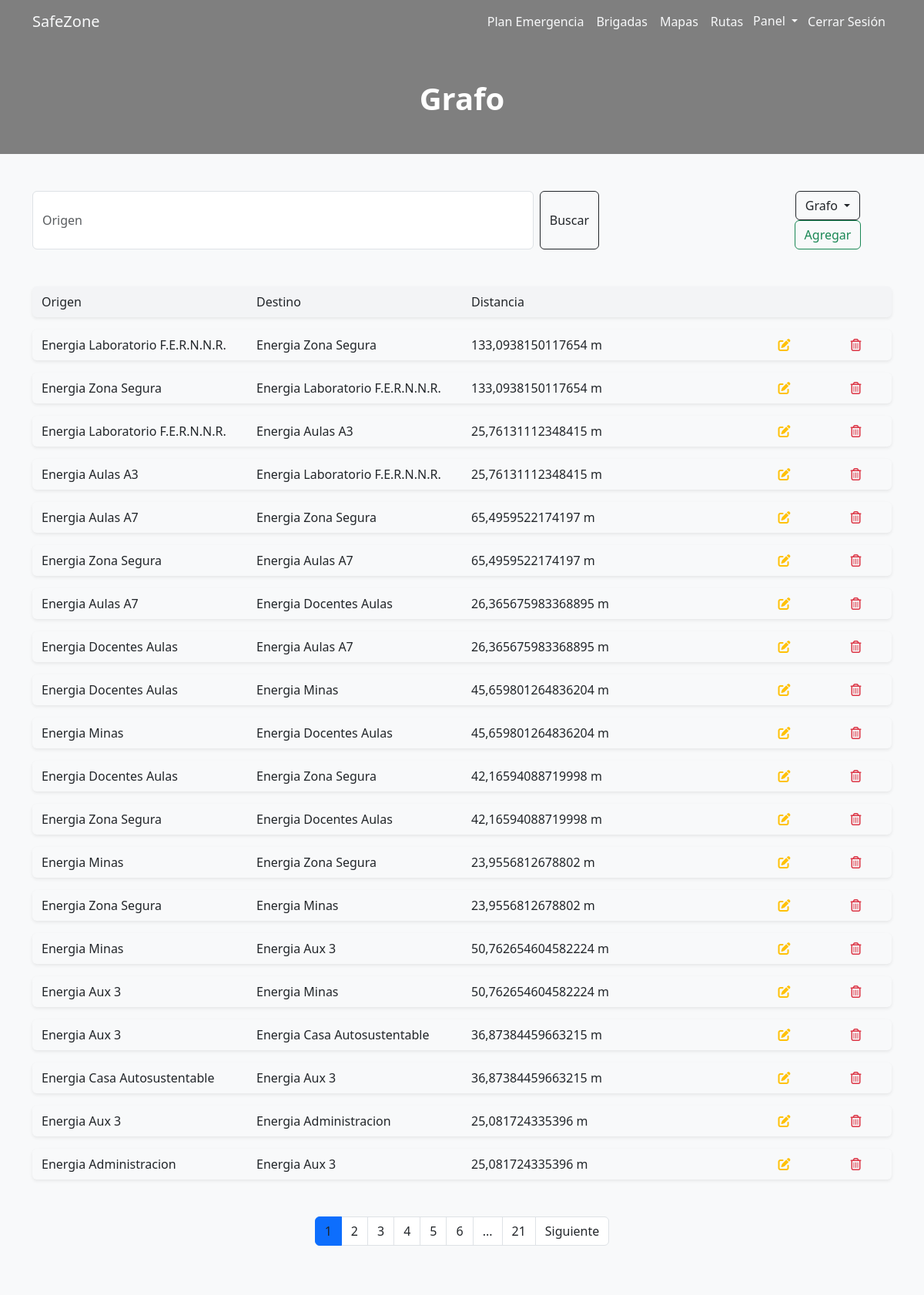
Page /graph/ (signed in) on the committed database.
### resqroute/models.py (models this page shows, shortened)
class Connection(models.Model):
    source = models.ForeignKey(Node, on_delete=models.CASCADE, related_name='source')
    destination = models.ForeignKey(Node, on_delete=models.CASCADE, related_name='destination')
    weight = models.FloatField(null=False)

class Node(models.Model):
    name = models.CharField(max_length=50, unique=True, null=False)
    latitude = models.FloatField(null=False)
    longitude = models.FloatField(null=False)
    is_safe = models.CharField(max_length=1, null=False)

### resqroute/views.py (the view)
# urls.py: path('graph/', views.graph, name = 'graph'),
@login_required
def graph(request):
    query = request.GET.get('search_name', '')
    page = request.GET.get('page', 1)
    graph = Connection.objects.all()
    edges, nodes = init_graph()
    try:
        paginator = Paginator(graph, 20)
        graph = paginator.page(page)
    except:
        raise Http404
    if query:
        graph = Connection.objects.filter(source__name__startswith=query)
    context = {
        'items': graph,
        'paginator': paginator,
        'nodes': nodes,
        'edges': edges,
    }
    return render(request, 'admin/graph/graph.html', context)

### resqroute/views.py (called while the page is built)
def init_graph():
    nodos = Node.objects.all()
    aristas = Connection.objects.all()
    edges = []
    nodes = []
    for nodo in nodos:
        nodes.append({'id': nodo.name, 'label': nodo.name})
    added_connections = set()
    for arista in aristas:
        connection_key = frozenset([arista.source.name, arista.destination.name])
        if connection_key not in added_connections:
            edges.append({'from': arista.source.name, 'to': arista.destination.name, 'label': f'{round(arista.weight, 2)}'})
            added_connections.add(connection_key)
    return edges, nodes

### resqroute/templates/admin/graph/graph.html (shortened to what this page needs)
{% extends user.is_authenticated|yesno:'authenticated.html,model.html' %}
{% block content %}
<main class="container-fluid text-center p-0">
  <h1 class="fw-bold text-white m-5">Grafo</h1>
  <div class="container-fluid bg-light">
    <div class="container pt-5 pb-5">
      <div class="row d-flex justify-content-between">
        <form class="col-7 col-sm-8 col-lg-8 d-flex" role="search" method="GET">
          <input
            class="form-control me-2"
            type="search"
            placeholder="Origen"
            aria-label="Search"
            name="search_name"
          />
          <button class="btn btn-outline-dark" type="submit">Buscar</button>
        </form>
        <div class="col-2">
          <div class="dropdown d-inline-block">
            <a class="btn btn-outline-dark dropdown-toggle" href="#" role="button" data-bs-toggle="dropdown" aria-expanded="false">
              Grafo
            </a>
          </div>
          <a
            class=" btn btn-outline-success d-inline-block"
            href="{% url 'add_graph' %}"
          >
            Agregar
          </a>
        </div>
      </div>
      <div class="container mt-5 mb-5">
        <div class="row pt-2 pb-2 mt-3 mb-3 shadow-sm rounded" style="background-color: #F3F4F6;">
          <div class="col-4 col-sm-3 text-start">Origen</div>
          <div class="col-5 col-sm-3 text-start">Destino</div>
          <div class="col-5 col-sm-4 d-none d-md-block text-start">Distancia</div>
        </div>
        {% for item in items %}
        <div class="row pt-2 pb-2 mt-3 mb-3 shadow-sm rounded">
          <div class="col-4 col-sm-3 text-start">
            {{ item.source.name }}
          </div>
          <div class="col-5 col-sm-3 text-start">{{ item.destination.name }}</div>
          <div class="col-5 col-sm-4 d-none d-md-block text-start">{{ item.weight }} m</div>
          <div class="col-1 col-sm-1">
            <a class="text-warning" href="{% url 'update_graph' item.id %}"
              ><i class="fa-solid fa-pen-to-square"></i
            ></a>
          </div>
          <div class="col-2 col-sm-1">
            <a
              class="text-danger"
              href="#"
              onclick="confirm_delete({{ item.id }})"
              ><i class="fa-regular fa-trash-can"></i
            ></a>
          </div>
        </div>
        {% endfor %}
      </div>
      <div>
        {% include '../../util/paginator.html' %}
      </div>
    </div>
  </div>
</main>
{% endblock %}

### resqroute/static/css/main.css (style rules this page uses)
html { -webkit-box-sizing: border-box; -moz-box-sizing: border-box; box-sizing: border-box; }
*, *:before, *:after { -webkit-box-sizing: inherit; -moz-box-sizing: inherit; box-sizing: inherit; }
body { background: url("https://www.unl.edu.ec/sites/default/files/galeria/2021/02/HEADER1.jpg") rgba(0, 0, 0, 0.5); background-blend-mode: multiply; background-position: center; background-size: cover; background-repeat: no-repeat; }

### rows in the picture
Connection: source.name "Energia Laboratorio F.E.R.N.N.R.", destination.name "Energia Zona Segura", weight "133,0938150117654"
Connection: source.name "Energia Zona Segura", destination.name "Energia Laboratorio F.E.R.N.N.R.", weight "133,0938150117654"
Connection: source.name "Energia Laboratorio F.E.R.N.N.R.", destination.name "Energia Aulas A3", weight "25,76131112348415"
Connection: source.name "Energia Aulas A3", destination.name "Energia Laboratorio F.E.R.N.N.R.", weight "25,76131112348415"
Connection: source.name "Energia Aulas A7", destination.name "Energia Zona Segura", weight "65,4959522174197"
Connection: source.name "Energia Zona Segura", destination.name "Energia Aulas A7", weight "65,4959522174197"
Connection: source.name "Energia Aulas A7", destination.name "Energia Docentes Aulas", weight "26,365675983368895"
Connection: source.name "Energia Docentes Aulas", destination.name "Energia Aulas A7", weight "26,365675983368895"
Connection: source.name "Energia Docentes Aulas", destination.name "Energia Minas", weight "45,659801264836204"
Connection: source.name "Energia Minas", destination.name "Energia Docentes Aulas", weight "45,659801264836204"
Connection: source.name "Energia Docentes Aulas", destination.name "Energia Zona Segura", weight "42,16594088719998"
Connection: source.name "Energia Zona Segura", destination.name "Energia Docentes Aulas", weight "42,16594088719998"
Connection: source.name "Energia Minas", destination.name "Energia Zona Segura", weight "23,9556812678802"
Connection: source.name "Energia Zona Segura", destination.name "Energia Minas", weight "23,9556812678802"
Connection: source.name "Energia Minas", destination.name "Energia Aux 3", weight "50,762654604582224"
Connection: source.name "Energia Aux 3", destination.name "Energia Minas", weight "50,762654604582224"
Connection: source.name "Energia Aux 3", destination.name "Energia Casa Autosustentable", weight "36,87384459663215"
Connection: source.name "Energia Casa Autosustentable", destination.name "Energia Aux 3", weight "36,87384459663215"
Connection: source.name "Energia Aux 3", destination.name "Energia Administracion", weight "25,081724335396"
Connection: source.name "Energia Administracion", destination.name "Energia Aux 3", weight "25,081724335396"

### other values in the picture
{{ page }} "1" "2" "3" "4" "5" "6"
{{ paginator.num_pages }} "21"
